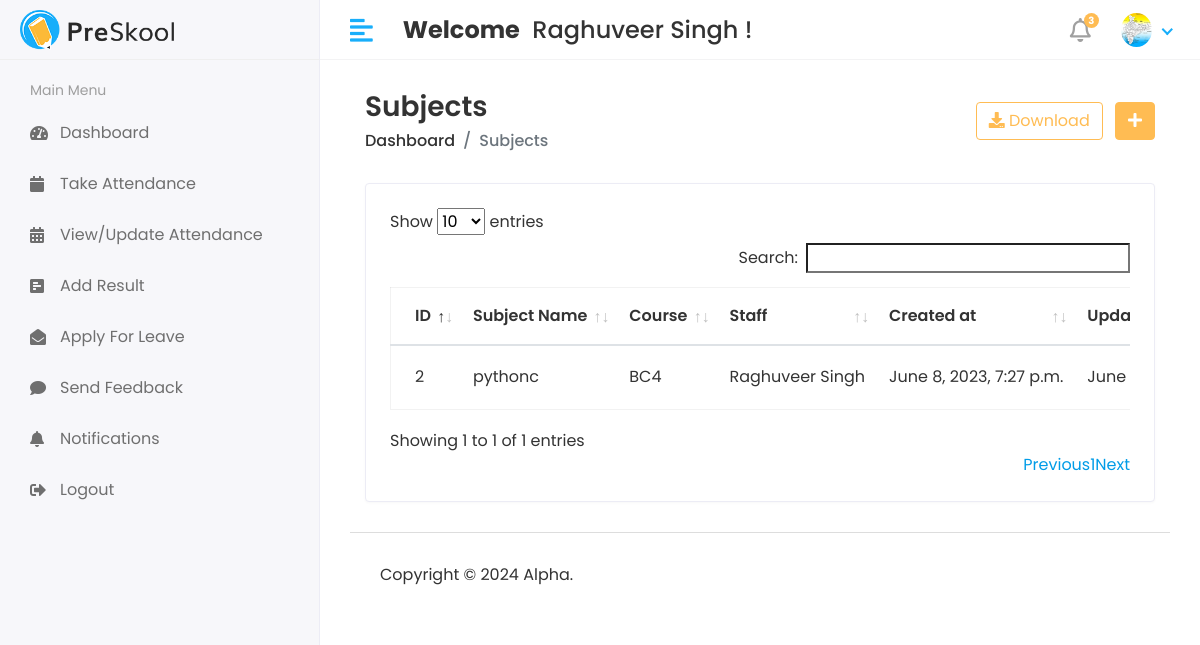
Screenshot of /Hod/Subject/View (signed in) with the database file from the repository.
### cmsapp/models.py (models this page shows, shortened)
class CustomUser(AbstractUser):
    USER = (
        (1, 'HOD'),
        (2, 'Staff'),
        (3, 'Student'),
    )
    user_type = models.CharField(choices=USER, max_length=50, default=1)
    profile_pic = models.ImageField(upload_to='media/profile_pic')

class Subject(models.Model):
    name = models.CharField(max_length=100)
    course = models.ForeignKey(Course, on_delete=models.CASCADE)
    staff = models.ForeignKey(Staff, on_delete=models.CASCADE)
    created_at = models.DateTimeField(auto_now_add=True)
    updated_at = models.DateTimeField(auto_now_add=True)

class Course(models.Model):
    name = models.CharField(max_length=100)
    created_at = models.DateTimeField(auto_now_add=True)
    updated_at = models.DateTimeField(auto_now=True)
    def __str__(self):
        return self.name

class Staff(models.Model):
    admin = models.OneToOneField(CustomUser, on_delete=models.CASCADE)
    address = models.TextField()
    gender = models.CharField(max_length=100)
    created_at = models.DateTimeField(auto_now_add=True)
    updated_at = models.DateTimeField(auto_now=True)

### college_management_system/HOD_views.py (the view)
# urls.py: path('Hod/Subject/View',HOD_views.VIEW_SUBJECT,name='view_subject'),
@login_required(login_url='/')
def VIEW_SUBJECT(request):
    subject = Subject.objects.all()
    context = {
        'subject':subject,
    }
    return render(request, 'HOD/view_subject.html',context)

### templates/HOD/view_subject.html (shortened to what this page needs)
{% extends 'base.html' %}
{% block content %}
<div class="content container-fluid">
               <div class="page-header">
                  <div class="row align-items-center">
                     <div class="col">
                        <h3 class="page-title">Subjects</h3>
                        <ul class="breadcrumb">
                           <li class="breadcrumb-item"><a href="index.html">Dashboard</a></li>
                           <li class="breadcrumb-item active">Subjects</li>
                        </ul>
                     </div>
                     <div class="col-auto text-right float-right ml-auto">
                        <a href="#" class="btn btn-outline-primary mr-2"><i class="fas fa-download"></i> Download</a>
                        <a href="add-student.html" class="btn btn-primary"><i class="fas fa-plus"></i></a>
                     </div>
                  </div>
               </div>
               <div class="row">
                  <div class="col-sm-12">
                     <div class="card card-table">
                        <div class="card-body">
                           <div class="table-responsive">
                              <table id="table_id" class="table table-hover table-center mb-0 ">
                                 <thead>
                                    <tr>
                                       <th>ID</th>
                                       <th>Subject Name</th>
                                        <th>Course</th>
                                        <th>Staff</th>
                                       <th>Created at</th>
                                       <th>Updated at</th>
                                    </tr>
                                 </thead>
                                 <tbody>
                                 {% for i in subject %}
                                    <tr>
                                       <td>{{i.id}}</td>
                                       <td>{{i.name}}</td>
                                       <td>{{i.course}}</td>
                                       <td>{{i.staff.admin.first_name}}&nbsp;{{i.staff.admin.last_name}}</td>
                                       <td>{{i.created_at}}</td>
                                       <td>{{i.updated_at}}</td>
                                    </tr>
                                    {% endfor %}
                                 </tbody>
                              </table>
                           </div>
                        </div>
                     </div>
                  </div>
               </div>
            </div>
{% endblock %}

### templates/includes/header.html (shortened to what this page needs)
{% load static %}
   <div class="header">
            <div class="header-left">
               <a href="index.html" class="logo">
               <img src="{% static 'assets/img/logo.png' %}" alt="Logo">
               </a>
            </div>
            <a href="javascript:void(0);" id="toggle_btn">
            <i class="fas fa-align-left"></i>
            </a>
            <div class="top-nav-search mt-3">
               <h4>
                  <strong>Welcome</strong>&nbsp; <span>{{user.first_name}} {{user.last_name}} !</span>
               </h4>
            </div>
            <ul class="nav user-menu">
               <li class="nav-item dropdown noti-dropdown">
                  <a href="#" class="dropdown-toggle nav-link" data-toggle="dropdown">
                  <i class="far fa-bell"></i> <span class="badge badge-pill">3</span>
                  </a>
               </li>
               <li class="nav-item dropdown has-arrow">
                  <a href="#" class="dropdown-toggle nav-link" data-toggle="dropdown">
                     {% if user.profile_pic == "" %}
                     <span class="user-img"><img class="rounded-circle" src="{% static 'assets/img/noimg.jpg' %}" width="31" alt=""></span>
                     {% else %}
                  <span class="user-img"><img class="rounded-circle" src="/{{user.profile_pic}}" width="31" alt="Ryan Taylor"></span>
                     {% endif %}
                  </a>
               </li>
            </ul>
         </div>

### static/assets/css/style.css (style rules this page uses)
html { height: 100%; }
body { background-color: #fff; color: #333; font-family: 'Poppins', sans-serif; font-size: 1rem; height: 100%; line-height: 1.5; overflow-x: hidden; }
h1, h2, h3, h4, h5, h6 { font-family: 'Poppins', sans-serif; margin-top: 0; }
a { color: #009ce7; }
input, button, a { transition: all 0.4s ease; -moz-transition: all 0.4s ease; -o-transition: all 0.4s ease; -ms-transition: all 0.4s ease; -webkit-transition: all 0.4s ease; }
ul, ol { padding: 0px; list-style: none; }
.table { color: #333; max-width: 100%; margin-bottom: 0; width: 100%; }
.table.dataTable { border-collapse: collapse !important; border: 1px solid rgba(0, 0, 0, 0.05); }
.table thead tr th { font-weight: 600; }
.table tbody tr { border-bottom: 1px solid rgba(0, 0, 0, 0.05); }
.table.table-center td, .table.table-center th { vertical-align: middle; }
.card-table .card-body .table > thead > tr > th { border-top: 0; }
.card-table .card-body .table tr td:first-child, .card-table .card-body .table tr th:first-child { padding-left: 1.5rem; }
.card-table .table td, .card-table .table th { border-top: 1px solid #e2e5e8; padding: 1rem 0.75rem; white-space: nowrap; }
.btn-primary { background-color: #FFBC53; border: 1px solid #FFBC53; }
.btn-outline-primary { color: #FFBC53; border-color: #FFBC53; }
.card { border: 1px solid #ececf5; box-shadow: 0 1px 3px 0 rgba(0, 0, 0, 0.03); margin-bottom: 1.875rem; }
.card-body { padding: 1.5rem; }
.header { background-color: #fff; border-bottom: 1px solid #f3f3f4; left: 0; position: fixed; right: 0; top: 0; z-index: 1001; height: 60px; }
.header .header-left { float: left; height: 60px; padding: 0 20px; position: relative; width: 320px; z-index: 1; transition: all 0.2s ease-in-out; background-color: #f7f7fa; border-bottom: 1px solid #efefef; border-right: 1px solid #ececf5; display: flex; align-items: center; }
.header .header-left .logo { display: inline-block; line-height: 60px; }
.header .header-left .logo img { max-height: 40px; width: auto; }
.header .dropdown-toggle:after { display: none; }
.header .has-arrow .dropdown-toggle:after { border-top: 0; border-left: 0; border-bottom: 2px solid #18aefa; border-right: 2px solid #18aefa; content: ''; height: 8px; display: inline-block; pointer-events: none; -webkit-transform-origin: 66% 66%; -ms-transform-origin: 66% 66%; transform-origin: 66% 66%; -webkit-transform: rotate(45deg); -ms-transform: rotate(45deg); transform: rotate(45deg); -webkit-transition: all 0.15s ease-in-out; transition: all 0.15s ease-in-out; width: 8px; vertical-align: 0px; }
.user-menu { float: right; margin: 0; position: relative; z-index: 99; padding-right: 15px; }
.user-menu.nav > li > a { color: #a0a0a0; font-size: 14px; line-height: 58px; padding: 0 15px; height: 60px; }
.user-img { margin-right: 3px; position: relative; }
.top-nav-search { float: left; margin-left: 15px; }
.page-header { margin-bottom: 1.875rem; }
.page-header .breadcrumb { background-color: transparent; color: #6c757d; font-size: 1rem; font-weight: 500; margin-bottom: 0; padding: 0; }
.page-header .breadcrumb a { color: #333; }
.page-title { font-size: 28px; font-weight: 600; color: #333; margin-bottom: 5px; }
.user-menu.nav > li > a .badge { background-color: #FFBC53; display: block; font-size: 10px; font-weight: bold; height: 15px; width: 15px; position: absolute; right: 7px; top: 13px; color: #fff; padding: 3px; }
.user-menu.nav > li > a > i { font-size: 1.5rem; line-height: 60px; }
@media (min-width: 992px) { #toggle_btn { align-items: center; color: #18aefa; display: inline-flex; float: left; font-size: 26px; height: 60px; justify-content: center; margin-left: 15px; padding: 0 15px; } }

### rows the page displays
CustomUser: first_name "Raghuveer", last_name "Singh", profile_pic (picture)
Subject: id "2", name "pythonc", course "BC4", staff.admin.first_name "Raghuveer", staff.admin.last_name "Singh", created_at "June 8, 2023, 7:27 p.m.", updated_at "June…"
